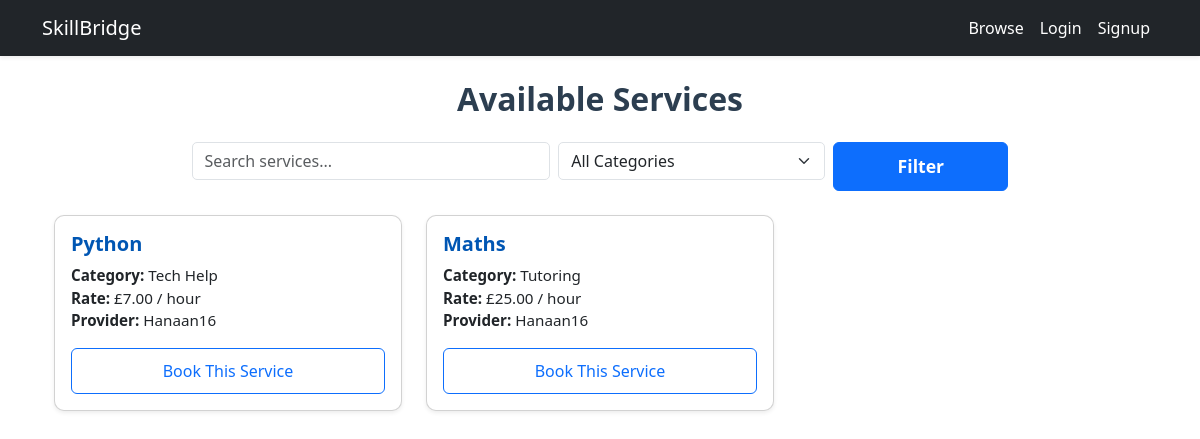
The page /services/all/ on the database as committed earlier.
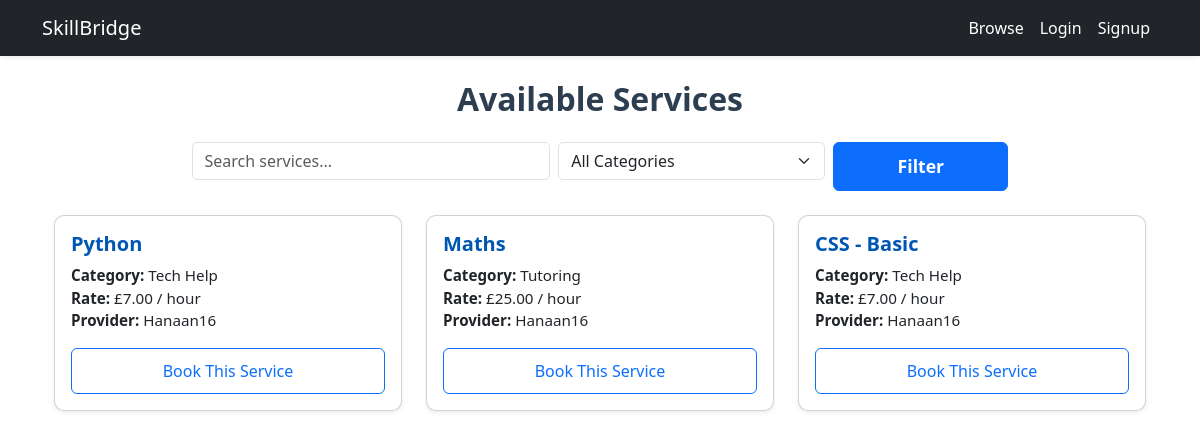
The same page on the database as committed later.
### services/models.py (models this page shows, shortened)
class SkillService(models.Model):
    CATEGORY_CHOICES = [
        ('Tutoring', 'Tutoring'),
        ('Tech Help', 'Tech Help'),
        ('Sewing', 'Sewing'),
        ('Gardening', 'Gardening'),
        ('Other', 'Other'),
    ]
    provider = models.ForeignKey(User, on_delete=models.CASCADE)
    title = models.CharField(max_length=100)
    description = models.TextField()
    category = models.CharField(max_length=50, choices=CATEGORY_CHOICES)
    rate_per_hour = models.DecimalField(max_digits=6, decimal_places=2)
    is_approved = models.BooleanField(default=False)
    created_at = models.DateTimeField(auto_now_add=True)

### services/views.py (the view)
# urls.py: path('all/', service_list, name='service_list'),
def service_list(request):
    query = request.GET.get('q')
    category = request.GET.get('category')
    services = SkillService.objects.filter(is_approved=True)
    if query:
        services = services.filter(title__icontains=query)
    if category and category != 'All':
        services = services.filter(category=category)
    return render(request, 'services/service_list.html', {
        'services': services,
        'query': query or '',
        'category': category or 'All'
    })

### services/templates/services/service_list.html (shortened to what this page needs)
{% extends 'base.html' %}
{% load static %}
{% block content %}
<div class="container mt-4 service-list-page">
    <h2 class="text-center mb-4">Available Services</h2>
    <form method="get" class="row justify-content-center mb-4 g-2 filter-form">
        <div class="col-md-4">
            <input type="text" name="q" value="{{ query }}" placeholder="Search services..." class="form-control">
        </div>
        <div class="col-md-3">
            <select name="category" class="form-select">
                <option value="All" {% if category == 'All' %}selected{% endif %}>All Categories</option>
            </select>
        </div>
        <div class="col-md-2">
            <button type="submit" class="btn btn-primary w-100">Filter</button>
        </div>
    </form>
    {% if services %}
        <div class="row">
            {% for service in services %}
            <div class="col-md-6 col-lg-4 mb-4">
                <div class="card h-100 shadow-sm service-card">
                    <div class="card-body">
                        <h5 class="card-title">{{ service.title }}</h5>
                        <p class="card-text">
                            <strong>Category:</strong> {{ service.category }} <br>
                            <strong>Rate:</strong> £{{ service.rate_per_hour }} / hour <br>
                            <strong>Provider:</strong> {{ service.provider.username }}
                        </p>
                        <a href="{% url 'book_service' service.id %}" class="btn btn-outline-primary w-100">Book This Service</a>
                    </div>
                </div>
            </div>
            {% endfor %}
        </div>
    {% else %}
        <p class="text-center text-muted">No services are currently available.</p>
    {% endif %}
</div>
{% endblock %}

Rows that differ between the two databases and show on the page:
added SkillService: title "CSS - Basic", category "Tech Help", rate_per_hour "7.00", provider.username "Hanaan16"
